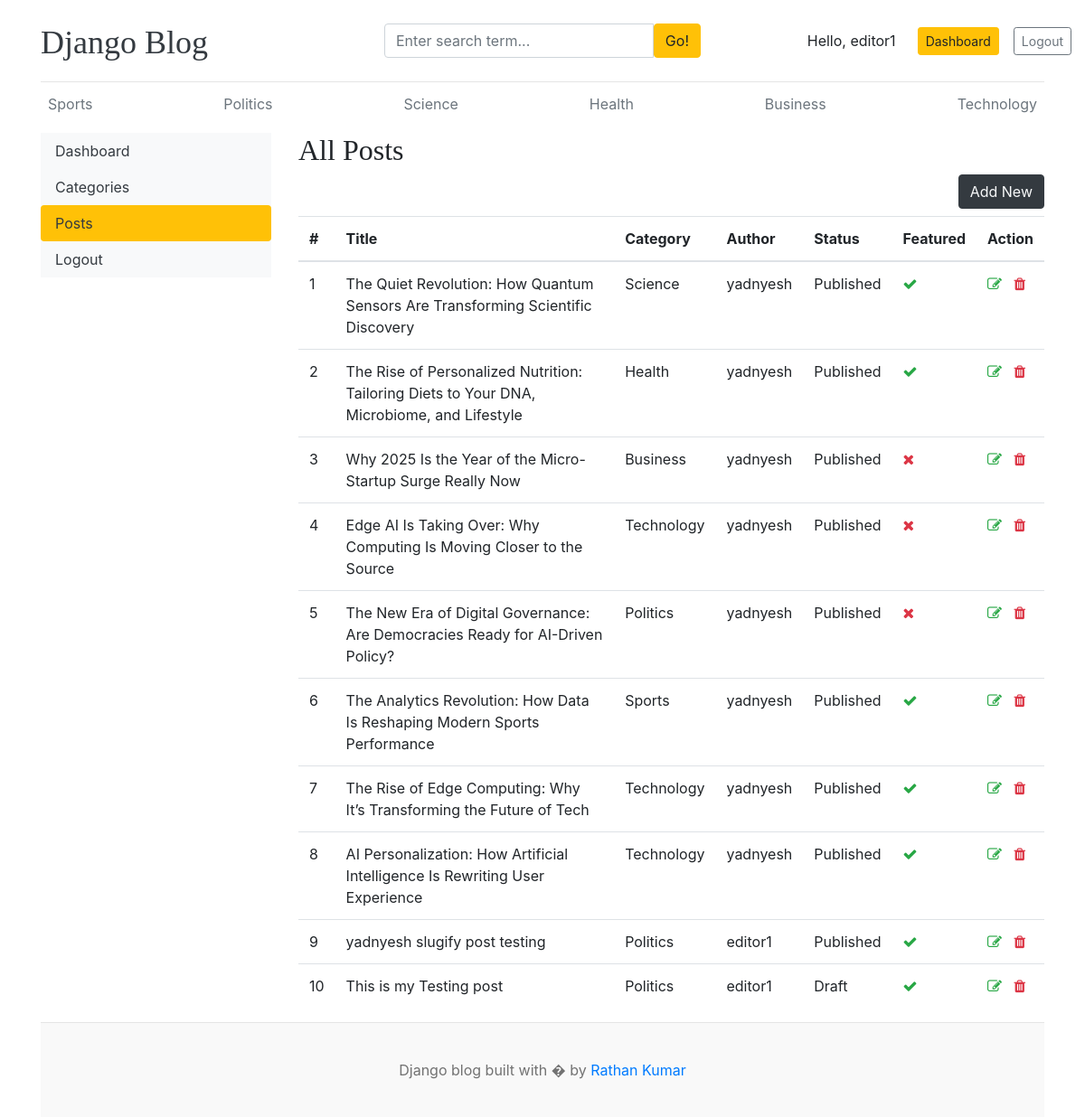
/dashboard/posts/ (signed in), run on the app's committed database.
### blogs/models.py (models this page shows, shortened)
class Category(models.Model):
    category_name = models.CharField(max_length=50, unique=True)
    created_at = models.DateTimeField(auto_now_add=True)
    updated_at = models.DateTimeField(auto_now=True)
    class Meta:
        verbose_name_plural = "categories"
    def __str__(self):
        return self.category_name

class Blog(models.Model):
    title = models.CharField(max_length=100)
    slug = models.SlugField(max_length=150, unique=True)
    category = models.ForeignKey(Category, on_delete=models.CASCADE)
    author = models.ForeignKey(User, on_delete=models.CASCADE)
    featured_image = models.ImageField(upload_to='uploads/%Y%m/%d')
    short_description = models.TextField(max_length=500)
    blog_body = models.TextField(max_length=2000)
    status = models.CharField(max_length=20, choices=(("Draft", "Draft"), ("Published", "Published")), default="Draft")
    is_featured = models.BooleanField(default=False)
    created_at = models.DateTimeField(auto_now_add=True)
    updated_at = models.DateTimeField(auto_now=True)

### dashboards/views.py (the view)
# urls.py: path('posts/', views.posts, name='posts'),
def posts(request):
    posts = Blog.objects.all()
    context = {
        'posts': posts,
    }
    return render(request, 'dashboard/posts.html', context)

### blogs/context_processors.py (called while the page is built)
def get_categories(request):
    categories = Category.objects.all()
    return dict(categories=categories)

def get_social_links(request):
    social_links = SocialLink.objects.all()
    return dict(social_links=social_links)

### templates/dashboard/posts.html (shortened to what this page needs)
{% extends 'base.html' %}
{% block content %}
<div class="row">
    {% include 'dashboard/sidebar.html' %}
    <div class="col-md-9">
        <h2>All Posts</h2>
        <a href="{% url 'add_post' %}" class="btn btn-dark text-light float-right mb-2">Add New</a>
        <table class="table table-hover">
            <thead>
              <tr>
                <th>#</th>
                <th>Title</th>
                <th>Category</th>
                <th>Author</th>
                <th>Status</th>
                <th>Featured</th>
                <th>Action</th>
              </tr>
            </thead>
            <tbody>
            {% for post in posts %}
              <tr>
                <td>{{ forloop.counter }}</td>
                <td>{{ post.title }}</td>
                <td>{{ post.category }}</td>
                <td>{{ post.author }}</td>
                <td>{{ post.status }}</td>
                <td>{% if post.is_featured %} <i class="fa fa-check text-success"></i>  {% else %} <i class="fa fa-times text-danger"></i> {% endif %}</td>
                <td>
                    <a href="{% url 'edit_post' post.id %}"><i class="fa fa-edit text-success"></i></a>
                    <a href="{% url 'delete_post' post.id %}"><i class="fa fa-trash text-danger"></i></a>
                </td>
              </tr>
            {% endfor %}
            </tbody>
          </table>
    </div>
</div>
{% endblock %}

### templates/base.html (shortened to what this page needs)
{% load static %}
<!DOCTYPE html>
<html lang="en">
<head>
    <link href="https://getbootstrap.com/docs/4.0/dist/css/bootstrap.min.css" rel="stylesheet">
    <link href="{% static 'css/blog.css' %}" rel="stylesheet">
    <link rel="stylesheet" href="https://cdnjs.cloudflare.com/ajax/libs/font-awesome/4.7.0/css/font-awesome.min.css">
  </head>
<body>
    <div class="container">
      <header class="blog-header py-3">
        <div class="row flex-nowrap justify-content-between align-items-center">
          <div class="col-4 pt-1">
            <a class="blog-header-logo text-dark" href="/">Django Blog</a>
          </div>
          <div class="col-4 search-col">
            <form action="{% url 'search' %}" method="get">
              <div class="input-group">
                <input class="form-control" name="keyword" value="{{keyword}}" type="text" placeholder="Enter search term..." aria-label="Enter search term..." aria-describedby="button-search" />
                <button type="submit" class="btn btn-warning" id="button-search" type="button">Go!</button>
              </div>
            </form>
          </div>
          <div class="col-4 d-flex justify-content-end align-items-center">
            {% if not user.is_authenticated %}
            <a class="btn btn-sm btn-warning" href="{% url 'login' %}">Login</a> &nbsp;
            <a class="btn btn-sm btn-outline-secondary" href="{% url 'register' %}">Register</a>
            {% else %}
            <span class="mr-2">Hello, {{user}}</span>
            <a class="btn btn-sm btn-warning" href="{% url 'dashboard' %}">Dashboard</a>
            <a class="btn btn-sm btn-outline-secondary" href="{% url 'logout' %}">Logout</a>
            {% endif %}
          </div>
        </div>
      </header>
      <div class="nav-scroller py-1 mb-2">
        <nav class="nav d-flex justify-content-between">
            {% for cat in categories %}
          <a class="p-2 text-muted" href="{% url 'posts_by_category' cat.id  %}">{{cat.category_name}}</a>
          {% endfor %}
        </nav>
      </div>
{% block content %}
{% endblock %}
    <footer class="blog-footer">
        <p>Django blog built with � by <a href="#">Rathan Kumar</a></p>
    </footer>
  </body>
</html>

### blog_main/static/css/blog.css (style rules this page uses)
.blog-header { border-bottom: 1px solid #e5e5e5; }
.blog-header-logo { font-family: "Playfair Display", Georgia, "Times New Roman", serif; font-size: 2.25rem; }
h1, h2, h3, h4, h5, h6 { font-family: "Playfair Display", Georgia, "Times New Roman", serif; }
.search-col { margin-right: 30px; }
.blog-footer { padding: 2.5rem 0; color: #727272; text-align: center; background-color: #f9f9f9; border-top: .05rem solid #e5e5e5; }
.blog-footer p:last-child { margin-bottom: 0; }

### data on the page
Category: category_name "Sports"
Category: category_name "Politics"
Category: category_name "Science"
Category: category_name "Health"
Category: category_name "Business"
Category: category_name "Technology"
Blog: title "The Quiet Revolution: How Quantum Sensors Are Transforming Scientific Discovery", category "Science", author "yadnyesh", status "Published", is_featured True (drawn)
Blog: title "The Rise of Personalized Nutrition: Tailoring Diets to Your DNA, Microbiome, and Lifestyle", category "Health", author "yadnyesh", status "Published", is_featured True (drawn)
Blog: title "Why 2025 Is the Year of the Micro-Startup Surge Really Now", category "Business", author "yadnyesh", status "Published", is_featured False (drawn)
Blog: title "Edge AI Is Taking Over: Why Computing Is Moving Closer to the Source", category "Technology", author "yadnyesh", status "Published", is_featured False (drawn)
Blog: title "The New Era of Digital Governance: Are Democracies Ready for AI-Driven Policy?", category "Politics", author "yadnyesh", status "Published", is_featured False (drawn)
Blog: title "The Analytics Revolution: How Data Is Reshaping Modern Sports Performance", category "Sports", author "yadnyesh", status "Published", is_featured True (drawn)
Blog: title "The Rise of Edge Computing: Why It’s Transforming the Future of Tech", category "Technology", author "yadnyesh", status "Published", is_featured True (drawn)
Blog: title "AI Personalization: How Artificial Intelligence Is Rewriting User Experience", category "Technology", author "yadnyesh", status "Published", is_featured True (drawn)
Blog: title "yadnyesh slugify post testing", category "Politics", author "editor1", status "Published", is_featured True (drawn)
Blog: title "This is my Testing post", category "Politics", author "editor1", status "Draft", is_featured True (drawn)

### other printed values
{{ user }} "editor1"
